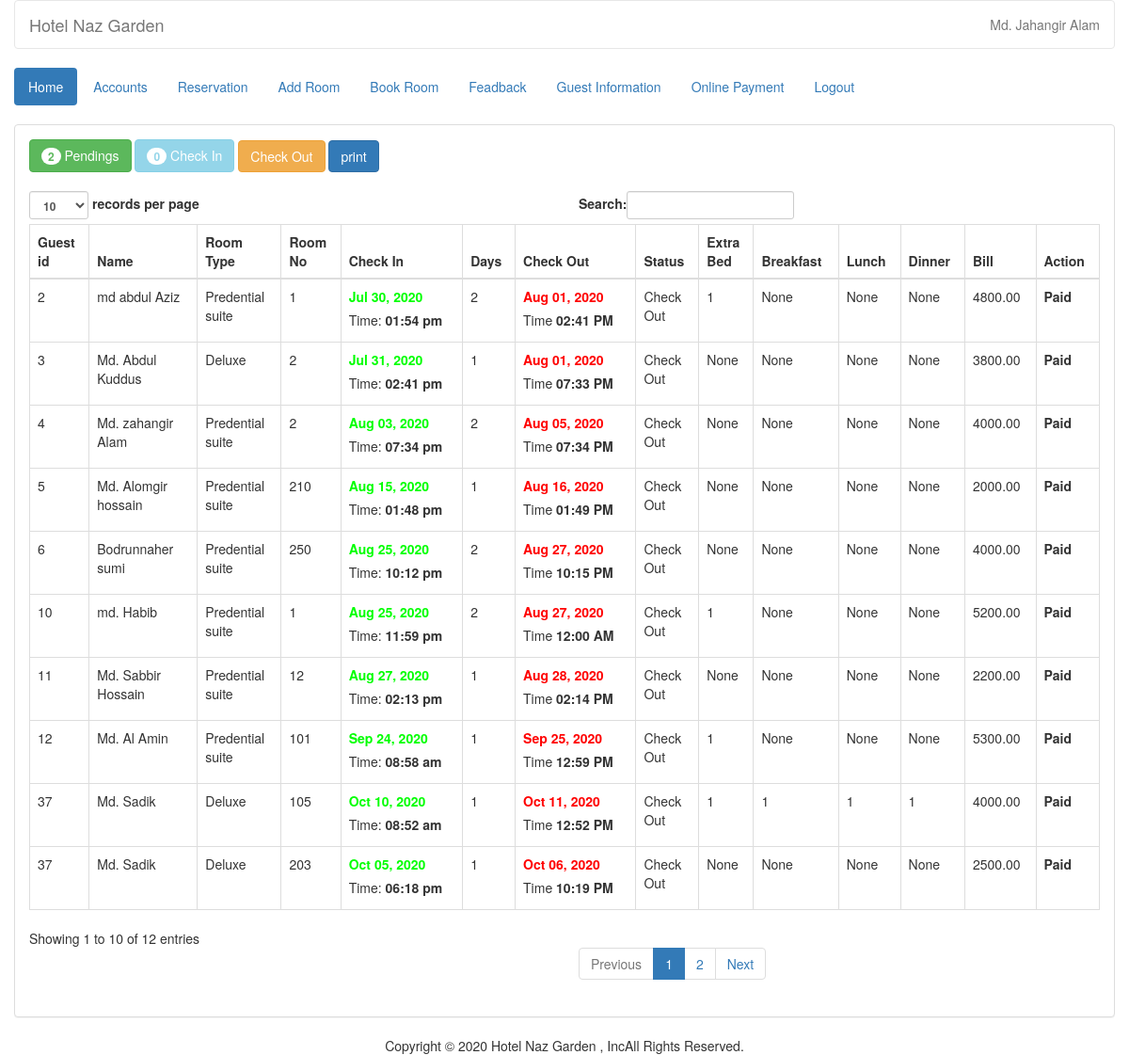
Page /admin/checkout.php (signed in) on the committed database.
### tables this page shows
CREATE TABLE `transaction` (
  `transaction_id` int(11) NOT NULL,
  `guest_id` int(11) NOT NULL,
  `room_id` int(11) NOT NULL,
  `room_no` int(5) NOT NULL,
  `extra_bed` int(11) NOT NULL,
  `breakfast` int(101) NOT NULL,
  `lunch` int(100) NOT NULL,
  `dinner` int(100) NOT NULL,
  `status` varchar(20) NOT NULL,
  `days` int(2) NOT NULL,
  `checkin` date NOT NULL,
  `checkin_time` time NOT NULL DEFAULT current_timestamp(),
  `checkout` date NOT NULL,
  `checkout_time` time NOT NULL,
  `bill` varchar(10) NOT NULL
);

CREATE TABLE `guest` (
  `guest_id` int(11) NOT NULL,
  `firstname` varchar(50) NOT NULL,
  `lastname` varchar(40) NOT NULL,
  `email` varchar(100) NOT NULL,
  `gender` varchar(100) NOT NULL,
  `city` varchar(100) NOT NULL,
  `country` varchar(100) NOT NULL,
  `address` varchar(50) NOT NULL,
  `contactno` varchar(13) NOT NULL
);

CREATE TABLE `room` (
  `room_id` int(11) NOT NULL,
  `room_type` varchar(50) NOT NULL,
  `price` varchar(11) NOT NULL,
  `photo` varchar(100) NOT NULL,
  `details` varchar(800) NOT NULL
);

### admin/name.php (called while the page is built)
<?php
	require 'connect.php';
	$query = $conn->query("SELECT * FROM `admin` WHERE `admin_id` =
		'$_SESSION[admin_id]'") or die(mysqli_error());
	$fetch = $query->fetch_array();
	$name = $fetch['name'];
?>

### admin/checkout.php (the view, shortened to what this page needs)
<!DOCTYPE html>
<?php
	require 'name.php';
	include 'header.php';
?>
	<div class = "container-fluid">
		<div class = "panel panel-default">
			<?php
				$q_p = $conn->query("SELECT COUNT(*) as total FROM `transaction` WHERE `status` = 'Pending'") or die(mysqli_error());
				$f_p = $q_p->fetch_array();
				$q_ci = $conn->query("SELECT COUNT(*) as total FROM `transaction` WHERE `status` = 'Check In'") or die(mysqli_error());
				$f_ci = $q_ci->fetch_array();
			?>
			<div class = "panel-body">
				<a class = "btn btn-success" href = "reserve.php"><span class = "badge"><?php echo $f_p['total']?></span> Pendings</a>
				<a class = "btn btn-info disabled"><span class = "badge"><?php echo $f_ci['total']?></span> Check In</a>
				<a class = "btn btn-warning" href = "checkout.php"> Check Out</a>
				 <a href="print.php" class="btn btn-primary">print</a>
				<br />
	<table id = "table" class = "table table-bordered">
					<thead>
						<tr><th>Guest id</th>
							<th>Name</th>
							<th>Room Type</th>
							<th>Room No</th>
							<th>Check In</th>
							<th>Days</th>
							<th>Check Out</th>
							<th>Status</th>
							<th>Extra Bed</th>
							<th>Breakfast</th>
							<th>Lunch</th>
							<th>Dinner</th>
							<th>Bill</th>
							<th>Action</th>
						</tr>
					</thead>
					<tbody>
						<?php
							$query = $conn->query("SELECT * FROM `transaction` natural JOIN `guest` natural JOIN `room` WHERE `status` = 'Check Out'") or die(mysqli_query());
							while($fetch = $query->fetch_array()){
						?>
						<tr>
							<td><?php echo $fetch['guest_id']?></td>
							<td><?php echo $fetch['firstname']." ".$fetch['lastname']?></td>
							<td><?php echo $fetch['room_type']?></td>
							<td><?php echo $fetch['room_no']?></td>
							<td><?php echo "<label style = 'color:#00ff00;'>".date("M d, Y", strtotime($fetch['checkin']))."</label>"." Time: "."<label>".date("h:i a", strtotime($fetch['checkin_time']))."</label>"?></td>
							<td><?php echo $fetch['days']?></td>
							<td><?php echo "<label style = 'color:#ff0000;'>".date("M d, Y", strtotime($fetch['checkin']."+"
							.$fetch['days']."DAYS"))."</label>"." Time "."<label>".date("h:i A", strtotime($fetch['checkout_time']))."</label>"?></td>
							<td><?php echo $fetch['status']?></td>
							<td><?php if($fetch['extra_bed'] == "0"){ echo "None";}else{echo $fetch['extra_bed'];}?></td>
							<td><?php if($fetch['breakfast'] == "0"){ echo "None";}else{echo $fetch['breakfast'];}?></td>
							<td><?php if($fetch['lunch'] == "0"){ echo "None";}else{echo $fetch['lunch'];}?></td>
							<td><?php if($fetch['dinner'] == "0"){ echo "None";}else{echo $fetch['dinner'];}?></td>
							<td><?php echo "".$fetch['bill'].".00"?></td>
							<td><label class = "">Paid</label></td>
						</tr>
						<?php
							}
						?>
					</tbody><br>
				</table>
			</div>
		</div>
	</div>
</body>
</html>
<?php include 'footer.php'; ?>

### admin/header.php (shortened to what this page needs)
<html lang = "en">
	<head>
		</head>
		<link rel = "stylesheet" type = "text/css" href = "../css/bootstrap.css " />
		<link rel = "stylesheet" type = "text/css" href = "../css/style.css" />
<body>
		<div  class = "container-fluid">
	<nav style = "background-color:rgba(255, 255, 255, 0);" class = "navbar navbar-default">
			<div class = "navbar-header">
				<a class = "navbar-brand" >Hotel Naz Garden</a>
			</div>
			<ul class = "nav navbar-nav pull-right ">
				<li class = "dropdown">
					<a aria-haspopup="true" aria-expanded="false"><?php echo $name;?></a>
				</li>
			</ul>
		</div>
	<div class = "container-fluid">
		<ul class = "nav nav-pills">
			<li class = "active"><a href = "home.php">Home</a></li>
			<li><a href = "account.php">Accounts</a></li>
			<li><a href = "reserve.php">Reservation</a></li>
			<li><a href = "room.php">Add Room</a></li>
<li><a href = "reservation1.php">Book Room</a></li>
			<li><a href = "fead.php">Feadback</a></li>
			<li><a href = "guestview.php">Guest Information</a></li>
			<li><a href = "payment.php">Online Payment</a></li>
			<li><a href = "logout.php">Logout</a></li>
		</ul>
	</div>
	<br />
</body>
</html>

### rows in the picture
transaction: guest "2", guest.firstname "md", guest.lastname "abdul Aziz", room.room_type "Predential suite", room_no "1", checkin "Jul 30, 2020", checkin_time "01:54 pm", days "2", checkin+days "Aug 01, 2020", checkout_time "02:41 PM", status "Check Out", extra_bed "1", breakfast "None", lunch "None", dinner "None", bill "4800"
transaction: guest "3", guest.firstname "Md.", guest.lastname "Abdul Kuddus", room.room_type "Deluxe", room_no "2", checkin "Jul 31, 2020", checkin_time "02:41 pm", days "1", checkin+days "Aug 01, 2020", checkout_time "07:33 PM", status "Check Out", extra_bed "None", breakfast "None", lunch "None", dinner "None", bill "3800"
transaction: guest "4", guest.firstname "Md.", guest.lastname "zahangir Alam", room.room_type "Predential suite", room_no "2", checkin "Aug 03, 2020", checkin_time "07:34 pm", days "2", checkin+days "Aug 05, 2020", checkout_time "07:34 PM", status "Check Out", extra_bed "None", breakfast "None", lunch "None", dinner "None", bill "4000"
transaction: guest "5", guest.firstname "Md.", guest.lastname "Alomgir hossain", room.room_type "Predential suite", room_no "210", checkin "Aug 15, 2020", checkin_time "01:48 pm", days "1", checkin+days "Aug 16, 2020", checkout_time "01:49 PM", status "Check Out", extra_bed "None", breakfast "None", lunch "None", dinner "None", bill "2000"
transaction: guest "6", guest.firstname "Bodrunnaher", guest.lastname "sumi", room.room_type "Predential suite", room_no "250", checkin "Aug 25, 2020", checkin_time "10:12 pm", days "2", checkin+days "Aug 27, 2020", checkout_time "10:15 PM", status "Check Out", extra_bed "None", breakfast "None", lunch "None", dinner "None", bill "4000"
transaction: guest "10", guest.firstname "md.", guest.lastname "Habib", room.room_type "Predential suite", room_no "1", checkin "Aug 25, 2020", checkin_time "11:59 pm", days "2", checkin+days "Aug 27, 2020", checkout_time "12:00 AM", status "Check Out", extra_bed "1", breakfast "None", lunch "None", dinner "None", bill "5200"
transaction: guest "11", guest.firstname "Md.", guest.lastname "Sabbir Hossain", room.room_type "Predential suite", room_no "12", checkin "Aug 27, 2020", checkin_time "02:13 pm", days "1", checkin+days "Aug 28, 2020", checkout_time "02:14 PM", status "Check Out", extra_bed "None", breakfast "None", lunch "None", dinner "None", bill "2200"
transaction: guest "12", guest.firstname "Md.", guest.lastname "Al Amin", room.room_type "Predential suite", room_no "101", checkin "Sep 24, 2020", checkin_time "08:58 am", days "1", checkin+days "Sep 25, 2020", checkout_time "12:59 PM", status "Check Out", extra_bed "1", breakfast "None", lunch "None", dinner "None", bill "5300"
transaction: guest "37", guest.firstname "Md.", guest.lastname "Sadik", room.room_type "Deluxe", room_no "105", checkin "Oct 10, 2020", checkin_time "08:52 am", days "1", checkin+days "Oct 11, 2020", checkout_time "12:52 PM", status "Check Out", extra_bed "1", breakfast "1", lunch "1", dinner "1", bill "4000"
transaction: guest "37", guest.firstname "Md.", guest.lastname "Sadik", room.room_type "Deluxe", room_no "203", checkin "Oct 05, 2020", checkin_time "06:18 pm", days "1", checkin+days "Oct 06, 2020", checkout_time "10:19 PM", status "Check Out", extra_bed "None", breakfast "None", lunch "None", dinner "None", bill "2500"

### other values in the picture
$name "Md. Jahangir Alam"
$f_p['total'] "2"
$f_ci['total'] "0"
